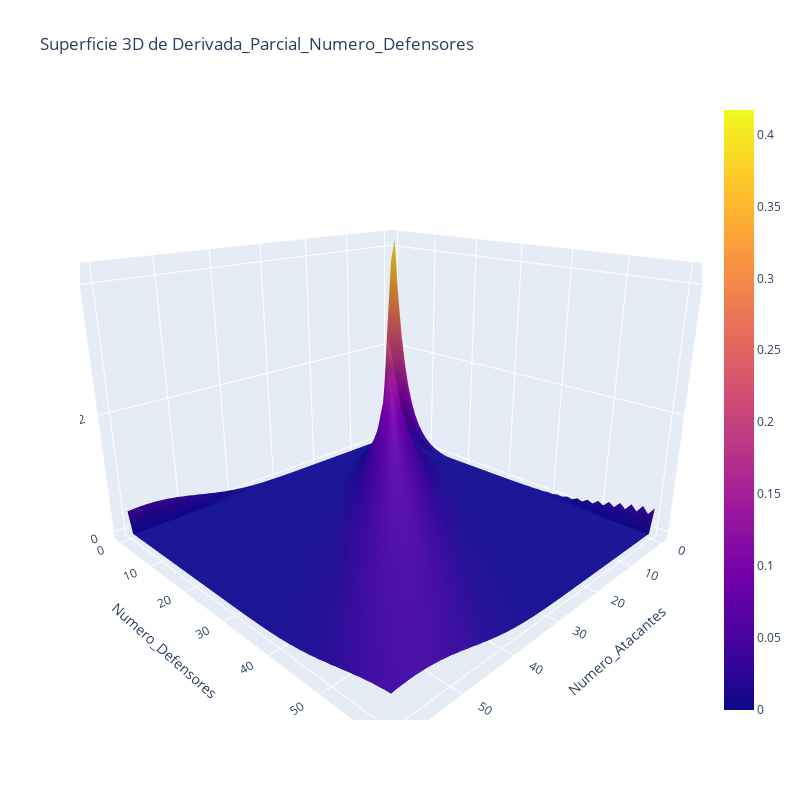

Write notebook code for a chart like this one.
### Code cell
import pandas as pd
import plotly.graph_objects as go

# Creamos un DataFrame de ejemplo
dfpb = df

# Creamos una tabla pivote a partir del DataFrame
table = pd.pivot_table(dfpb, values='Derivada_Parcial_Numero_Defensores', index='Numero_Atacantes', columns='Numero_Defensores')

# Creamos una malla de coordenadas x y z a partir de la tabla pivote
x, y = table.index.values, table.columns.values
X, Y = np.meshgrid(x, y)
Z = table.values.T

# Creamos la superficie 3D a partir de la malla de coordenadas
fig = go.Figure(data=[go.Surface(x=X, y=Y, z=Z)])

# Configuramos el diseño de la figura
fig.update_layout(
    title='Superficie 3D de Derivada_Parcial_Numero_Defensores',
    autosize=False,
    width=800,
    height=800,
    scene=dict(
        xaxis=dict(title='Numero_Atacantes'),
        yaxis=dict(title='Numero_Defensores'),
        zaxis=dict(title='Derivada_Parcial_Numero_Defensores'),
        aspectratio=dict(x=1, y=1, z=0.7),
        camera_eye=dict(x=1.2, y=1.2, z=0.6),
        dragmode='orbit'
    )
)

# Mostramos la figura
fig.show()

### Figure 1 — Plotly figure (JSON) as saved in the notebook; plotly's stock layout.template omitted (floating-point values rounded to 4 significant figures; data arrays with more than 128 entries replaced by an {"elided": "..."} marker saying what was removed)
{"data": [{"type": "surface", "x": {"elided": "61x61 int values"}, "y": {"elided": "61x61 int values"}, "z": {"elided": "61x61 float values"}}], "layout": {"autosize": false, "height": 800, "scene": {"aspectratio": {"x": 1, "y": 1, "z": 0.7}, "camera": {"eye": {"x": 1.2, "y": 1.2, "z": 0.6}}, "dragmode": "orbit", "xaxis": {"title": {"text": "Numero_Atacantes"}}, "yaxis": {"title": {"text": "Numero_Defensores"}}, "zaxis": {"title": {"text": "Derivada_Parcial_Numero_Defensores"}}}, "title": {"text": "Superficie 3D de Derivada_Parcial_Numero_Defensores"}, "width": 800}}
